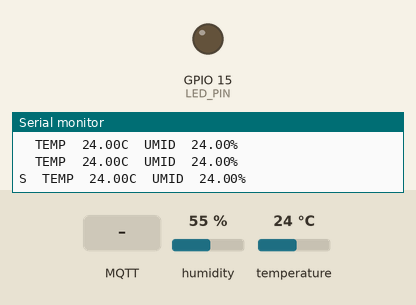
Simulated run of this sketch. Board: ESP32. Shown: output pins drawn as LEDs (lit = HIGH), the last lines printed to the serial monitor. The inputs (shaded band) are chosen by the test bench; at power-on: humidity 55 %, temperature 24 °C. WiFi joins after 1.5 s; servers stay silent unless stated; no MQTT or app messages arrive unless stated.

Above: at 2.7 s.
2.8 s: MQTT message "ON" arrives on the first subscribed topic
At 3.8 s:
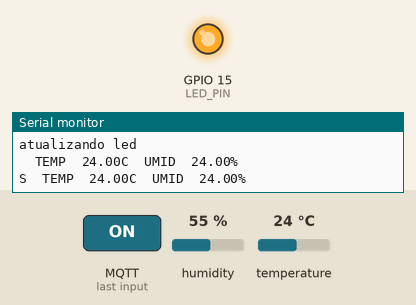
4.5 s: MQTT message "OFF" arrives on the first subscribed topic
At 5.2 s:
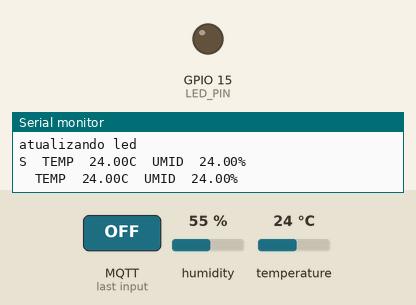
Timing chart, 0 to 7.5 s (numbered marks = the images above; inputs shaded):
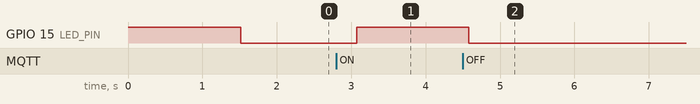

Measured:
- after the input at 2.8 s, GPIO 15 (LED_PIN): LOW → HIGH after 0.27 s
- after the input at 4.5 s, GPIO 15 (LED_PIN): HIGH → LOW after 0.08 s

The sketch:

esp32_code.ino
```cpp
// Autor: DjEdu28 <GitHub.com/DjEdu28>
// # Como configurar o ESP32 no Arduino IDE
// https://www.crescerengenharia.com/post/instalando-esp32-arduino
// # Config_Arduino https://dl.espressif.com/dl/package_esp32_index.json
//
// # Projetos WOKWI
// ESP32 com DHT22 by DjEdu28 https://wokwi.com/projects/397207107109591041
// https://wokwi.com/projects/397128466983540737

#include <WiFi.h>
#include <PubSubClient.h>
#include <DHT.h>

// Substitua com suas credenciais de WiFi
const char* ssid = "Wokwi-GUEST";
const char* password = "";

// Substitua com o endereço do seu broker MQTT
const char* mqtt_server = "test.mosquitto.org";
const char* clientId = "esp32_djedu28_397207107109591041";
const String cod = "";

const String _TOPIC_temperature = "esp32_djedu28_temperature"+cod;
const String _TOPIC_humidity = "esp32_djedu28_humidity"+cod;
const String _TOPIC_ledControl = "esp32_djedu28_ledControl"+cod;

const char* TOPIC_temperature = _TOPIC_temperature.c_str();
const char* TOPIC_humidity = _TOPIC_humidity.c_str();
const char* TOPIC_ledControl = _TOPIC_ledControl.c_str();

WiFiClient espClient;
PubSubClient client(espClient);

// Substitua o pino do LED
#define LED_PIN 15

// Substitua o pino do sensor DHT
#define DHTPIN 4
// DHTTYPE DHT22 ou DHT11
#define DHTTYPE DHT22

DHT dht(DHTPIN, DHTTYPE);

unsigned int tempo_ans;

void setup() {
  pinMode(LED_PIN, OUTPUT);
  digitalWrite(LED_PIN, HIGH);
  Serial.begin(115200);
  Serial.print("Iniciando ");
  Serial.println(TOPIC_temperature);
  setup_wifi();
  client.setServer(mqtt_server, 1883);
  client.setCallback(callback);
  dht.begin();
  digitalWrite(LED_PIN, LOW);
  tempo_ans = millis();
}

void setup_wifi() {
  delay(10);
  Serial.println("");
  Serial.print("Conectando... ");
  Serial.println(ssid);

  WiFi.begin(ssid, password, 6);

  while (WiFi.status() != WL_CONNECTED) {
    delay(100);
    Serial.print(".");
  }

  Serial.println("");
  Serial.print(" WiFi Conectado!");
  Serial.print(" IP: ");
  Serial.println(WiFi.localIP());
}
void reconnect() {
  while (!client.connected()) {
    Serial.print("Tentando conectar MQTT ... ");
    if (client.connect(clientId)) {
      Serial.println("conectado");
      client.subscribe(TOPIC_ledControl);
      // if (digitalRead(LED_PIN)) {
      //   client.publish(TOPIC_ledControl, String("ON").c_str());
      // } else {
      //   client.publish(TOPIC_ledControl, String("OFF").c_str());
      // }
    } else {
      Serial.print("falhou, rc =");
      Serial.print(client.state());
      Serial.println(" Tente novamente em 5 segundos");
      delay(5000);
    }
  }
}
void loop() {
  if (!client.connected()) {
    reconnect();
  }
  client.loop();

  float humidity = dht.readHumidity();
  float temperature = dht.readTemperature();

  if (isnan(humidity) || isnan(temperature)) {
    Serial.println("Falha ao ler o sensor DHT!");
    return;
  }

  if (millis() - tempo_ans >= 1000) {
    //Publica os dados de temperatura e umidade
    client.publish(TOPIC_temperature, String(temperature).c_str());
    client.publish(TOPIC_humidity, String(humidity).c_str());

    tempo_ans = millis();
    Serial.print("S");
  }


  Serial.print("\tTEMP\t");
  Serial.print(temperature);
  Serial.print("C\t");

  Serial.print("UMID\t");
  Serial.print(temperature);
  Serial.println("%");

  delay(500);
}

void callback(char* topic, byte* message, unsigned int length) {
  String messageTemp;

  for (int i = 0; i < length; i++) {
    messageTemp += (char)message[i];
  }
  Serial.print("Mensagem recebida[ ");
  Serial.print(topic);
  Serial.print("]: ");
  Serial.println(messageTemp);

  if (String(topic) == TOPIC_ledControl) {
    Serial.println("atualizando led");
    if (messageTemp == "ON") {
      digitalWrite(LED_PIN, HIGH);
    } else if (messageTemp == "OFF") {
      digitalWrite(LED_PIN, LOW);
    }
  }
}
```
